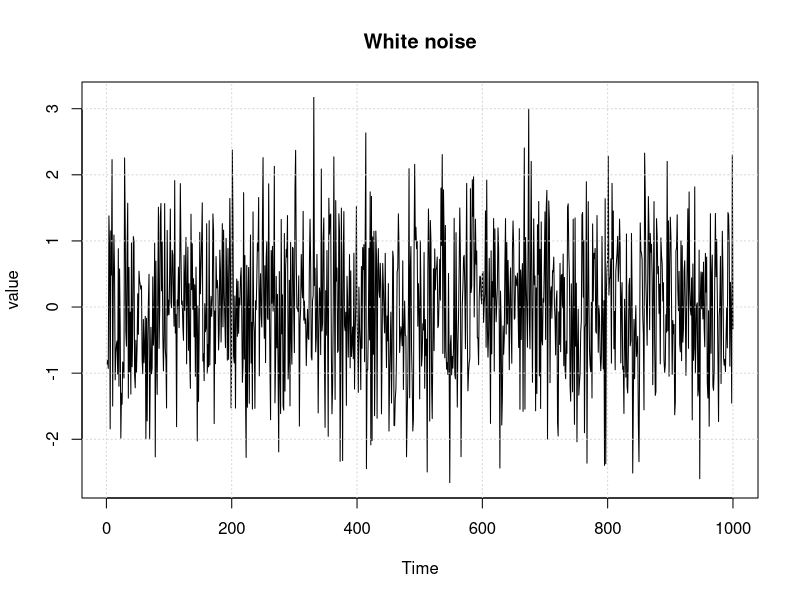
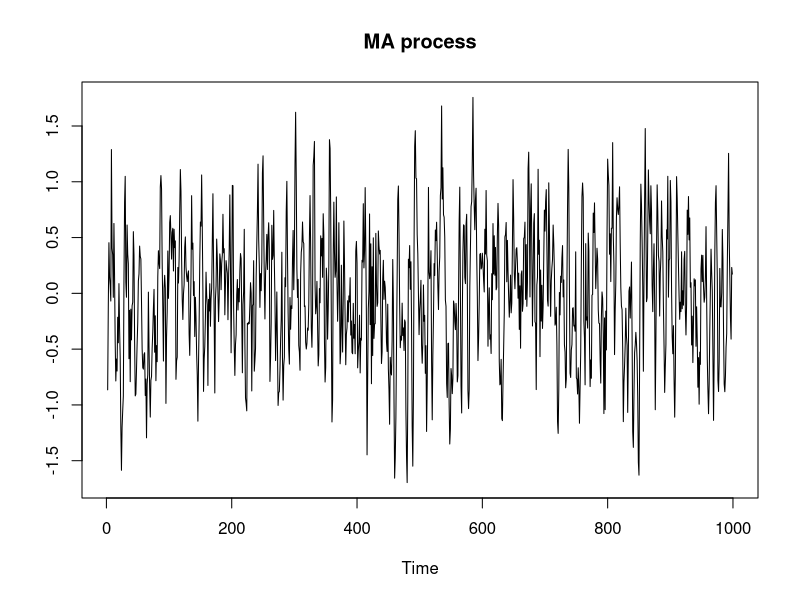
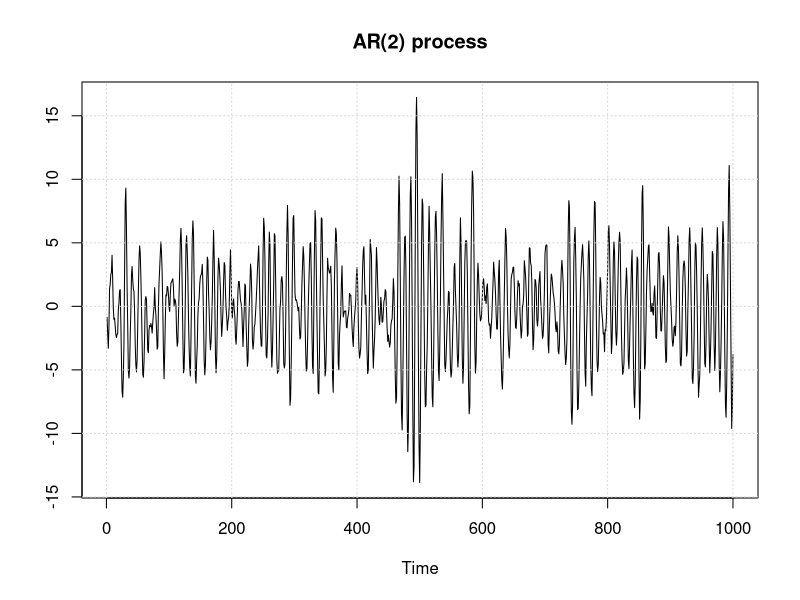

Generate these figures, in order, with R:
## Example Mathematical Models for Time Series 1.2
# White noise w
w = ts(rnorm(1000))
plot(w, main = "White noise", ylab = "value")
grid()

## Example Mathematical Models for Time Series 1.3
# Filter signal with window 3
window = c(1, 1, 1)/3
v = filter(w, sides = 2, window)
plot(v, main = "MA process", ylab = "")


## Example Mathematical Models for Time Series 1.4
# Autoregressive filter 
ar = filter(w, filter = c(1.5, -0.9), method = "recursive")
plot(ar, main = "AR(2) process", ylab = "")
grid()
